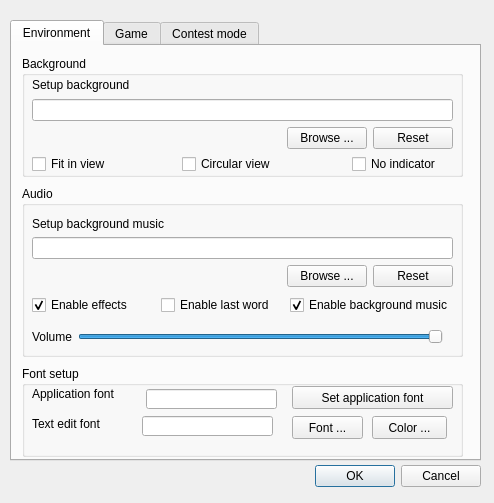
<?xml version="1.0" encoding="UTF-8"?>
<ui version="4.0">
 <class>ConfigDialog</class>
 <widget class="QDialog" name="ConfigDialog">
  <property name="windowModality">
   <enum>Qt::WindowModal</enum>
  </property>
  <property name="geometry">
   <rect>
    <x>0</x>
    <y>0</y>
    <width>494</width>
    <height>503</height>
   </rect>
  </property>
  <property name="windowTitle">
   <string>Config dialog</string>
  </property>
  <widget class="QTabWidget" name="tabWidget">
   <property name="geometry">
    <rect>
     <x>10</x>
     <y>20</y>
     <width>471</width>
     <height>441</height>
    </rect>
   </property>
   <property name="currentIndex">
    <number>0</number>
   </property>
   <widget class="QWidget" name="envTab">
    <attribute name="title">
     <string>Environment</string>
    </attribute>
    <widget class="QGroupBox" name="audioGroupBox">
     <property name="geometry">
      <rect>
       <x>10</x>
       <y>140</y>
       <width>441</width>
       <height>171</height>
      </rect>
     </property>
     <property name="title">
      <string>Audio</string>
     </property>
     <widget class="QWidget" name="layoutWidget1">
      <property name="geometry">
       <rect>
        <x>10</x>
        <y>30</y>
        <width>421</width>
        <height>71</height>
       </rect>
      </property>
      <layout class="QVBoxLayout" name="verticalLayout_5">
       <item>
        <widget class="QLabel" name="setupBgMusicLabel">
         <property name="text">
          <string>Setup background music</string>
         </property>
         <property name="buddy">
          <cstring>bgMusicPathLineEdit</cstring>
         </property>
        </widget>
       </item>
       <item>
        <widget class="QLineEdit" name="bgMusicPathLineEdit">
         <property name="readOnly">
          <bool>true</bool>
         </property>
        </widget>
       </item>
       <item>
        <layout class="QHBoxLayout" name="horizontalLayout_2">
         <item>
          <spacer name="horizontalSpacer_2">
           <property name="orientation">
            <enum>Qt::Horizontal</enum>
           </property>
           <property name="sizeHint" stdset="0">
            <size>
             <width>40</width>
             <height>20</height>
            </size>
           </property>
          </spacer>
         </item>
         <item>
          <widget class="QPushButton" name="browseBgMusicButton">
           <property name="text">
            <string>Browse ...</string>
           </property>
          </widget>
         </item>
         <item>
          <widget class="QPushButton" name="resetBgMusicButton">
           <property name="text">
            <string>Reset</string>
           </property>
          </widget>
         </item>
        </layout>
       </item>
      </layout>
     </widget>
     <widget class="QWidget" name="layoutWidget2">
      <property name="geometry">
       <rect>
        <x>10</x>
        <y>110</y>
        <width>421</width>
        <height>18</height>
       </rect>
      </property>
      <layout class="QHBoxLayout" name="horizontalLayout_3">
       <item>
        <widget class="QCheckBox" name="enableEffectCheckBox">
         <property name="text">
          <string>Enable effects</string>
         </property>
         <property name="checked">
          <bool>true</bool>
         </property>
        </widget>
       </item>
       <item>
        <widget class="QCheckBox" name="enableLastWordCheckBox">
         <property name="text">
          <string>Enable last word</string>
         </property>
        </widget>
       </item>
       <item>
        <widget class="QCheckBox" name="enableBgMusicCheckBox">
         <property name="text">
          <string>Enable background music</string>
         </property>
         <property name="checked">
          <bool>true</bool>
         </property>
        </widget>
       </item>
      </layout>
     </widget>
     <widget class="QWidget" name="layoutWidget3">
      <property name="geometry">
       <rect>
        <x>10</x>
        <y>140</y>
        <width>411</width>
        <height>21</height>
       </rect>
      </property>
      <layout class="QHBoxLayout" name="horizontalLayout_5">
       <item>
        <widget class="QLabel" name="volumeLabel">
         <property name="text">
          <string>Volume</string>
         </property>
         <property name="buddy">
          <cstring>volumeSlider</cstring>
         </property>
        </widget>
       </item>
       <item>
        <widget class="QSlider" name="volumeSlider">
         <property name="maximum">
          <number>100</number>
         </property>
         <property name="value">
          <number>100</number>
         </property>
         <property name="orientation">
          <enum>Qt::Horizontal</enum>
         </property>
        </widget>
       </item>
      </layout>
     </widget>
    </widget>
    <widget class="QGroupBox" name="bgGroupBox">
     <property name="geometry">
      <rect>
       <x>10</x>
       <y>10</y>
       <width>441</width>
       <height>121</height>
      </rect>
     </property>
     <property name="title">
      <string>Background</string>
     </property>
     <widget class="QWidget" name="layoutWidget4">
      <property name="geometry">
       <rect>
        <x>10</x>
        <y>20</y>
        <width>421</width>
        <height>73</height>
       </rect>
      </property>
      <layout class="QVBoxLayout" name="verticalLayout_2">
       <item>
        <layout class="QVBoxLayout" name="verticalLayout">
         <item>
          <widget class="QLabel" name="backgrounSetupLabel">
           <property name="text">
            <string>Setup background</string>
           </property>
           <property name="buddy">
            <cstring>bgPathLineEdit</cstring>
           </property>
          </widget>
         </item>
         <item>
          <widget class="QLineEdit" name="bgPathLineEdit">
           <property name="readOnly">
            <bool>true</bool>
           </property>
          </widget>
         </item>
        </layout>
       </item>
       <item>
        <layout class="QHBoxLayout" name="horizontalLayout">
         <item>
          <spacer name="horizontalSpacer">
           <property name="orientation">
            <enum>Qt::Horizontal</enum>
           </property>
           <property name="sizeHint" stdset="0">
            <size>
             <width>40</width>
             <height>20</height>
            </size>
           </property>
          </spacer>
         </item>
         <item>
          <widget class="QPushButton" name="browseBgButton">
           <property name="text">
            <string>Browse ...</string>
           </property>
          </widget>
         </item>
         <item>
          <widget class="QPushButton" name="resetBgButton">
           <property name="text">
            <string>Reset</string>
           </property>
          </widget>
         </item>
        </layout>
       </item>
      </layout>
     </widget>
     <widget class="QCheckBox" name="fitInViewCheckBox">
      <property name="geometry">
       <rect>
        <x>10</x>
        <y>100</y>
        <width>151</width>
        <height>16</height>
       </rect>
      </property>
      <property name="text">
       <string>Fit in view</string>
      </property>
     </widget>
     <widget class="QCheckBox" name="circularViewCheckBox">
      <property name="geometry">
       <rect>
        <x>160</x>
        <y>100</y>
        <width>101</width>
        <height>16</height>
       </rect>
      </property>
      <property name="text">
       <string>Circular view</string>
      </property>
     </widget>
     <widget class="QCheckBox" name="noIndicatorCheckBox">
      <property name="geometry">
       <rect>
        <x>330</x>
        <y>100</y>
        <width>95</width>
        <height>16</height>
       </rect>
      </property>
      <property name="text">
       <string>No indicator</string>
      </property>
     </widget>
    </widget>
    <widget class="QGroupBox" name="fontSetupGroupBox">
     <property name="geometry">
      <rect>
       <x>10</x>
       <y>320</y>
       <width>441</width>
       <height>91</height>
      </rect>
     </property>
     <property name="title">
      <string>Font setup</string>
     </property>
     <widget class="QPushButton" name="changeAppFontButton">
      <property name="geometry">
       <rect>
        <x>270</x>
        <y>20</y>
        <width>161</width>
        <height>23</height>
       </rect>
      </property>
      <property name="text">
       <string>Set application font</string>
      </property>
     </widget>
     <widget class="QLabel" name="appFontLabel">
      <property name="geometry">
       <rect>
        <x>10</x>
        <y>20</y>
        <width>96</width>
        <height>16</height>
       </rect>
      </property>
      <property name="text">
       <string>Application font</string>
      </property>
      <property name="buddy">
       <cstring>appFontLineEdit</cstring>
      </property>
     </widget>
     <widget class="QLineEdit" name="appFontLineEdit">
      <property name="enabled">
       <bool>true</bool>
      </property>
      <property name="geometry">
       <rect>
        <x>124</x>
        <y>23</y>
        <width>131</width>
        <height>20</height>
       </rect>
      </property>
      <property name="readOnly">
       <bool>true</bool>
      </property>
     </widget>
     <widget class="QLineEdit" name="textEditFontLineEdit">
      <property name="enabled">
       <bool>true</bool>
      </property>
      <property name="geometry">
       <rect>
        <x>120</x>
        <y>50</y>
        <width>131</width>
        <height>20</height>
       </rect>
      </property>
      <property name="readOnly">
       <bool>false</bool>
      </property>
     </widget>
     <widget class="QPushButton" name="setTextEditFontButton">
      <property name="geometry">
       <rect>
        <x>270</x>
        <y>50</y>
        <width>71</width>
        <height>23</height>
       </rect>
      </property>
      <property name="text">
       <string>Font ...</string>
      </property>
     </widget>
     <widget class="QLabel" name="textEditFontLabel">
      <property name="geometry">
       <rect>
        <x>10</x>
        <y>50</y>
        <width>91</width>
        <height>16</height>
       </rect>
      </property>
      <property name="text">
       <string>Text edit font</string>
      </property>
      <property name="buddy">
       <cstring>textEditFontLineEdit</cstring>
      </property>
     </widget>
     <widget class="QPushButton" name="setTextEditColorButton">
      <property name="geometry">
       <rect>
        <x>350</x>
        <y>50</y>
        <width>75</width>
        <height>23</height>
       </rect>
      </property>
      <property name="text">
       <string>Color ...</string>
      </property>
     </widget>
    </widget>
   </widget>
   <widget class="QWidget" name="gameTab">
    <attribute name="title">
     <string>Game</string>
    </attribute>
    <widget class="QWidget" name="layoutWidget5">
     <property name="geometry">
      <rect>
       <x>10</x>
       <y>20</y>
       <width>236</width>
       <height>22</height>
      </rect>
     </property>
     <layout class="QFormLayout" name="formLayout">
      <property name="fieldGrowthPolicy">
       <enum>QFormLayout::AllNonFixedFieldsGrow</enum>
      </property>
      <item row="0" column="0">
       <widget class="QLabel" name="nullificationLabel">
        <property name="text">
         <string>Nullification count down</string>
        </property>
        <property name="buddy">
         <cstring>nullificationSpinBox</cstring>
        </property>
       </widget>
      </item>
      <item row="0" column="1">
       <widget class="QSpinBox" name="nullificationSpinBox">
        <property name="suffix">
         <string> seconds</string>
        </property>
        <property name="minimum">
         <number>5</number>
        </property>
        <property name="maximum">
         <number>15</number>
        </property>
        <property name="value">
         <number>8</number>
        </property>
       </widget>
      </item>
     </layout>
    </widget>
    <widget class="QCheckBox" name="neverNullifyMyTrickCheckBox">
     <property name="geometry">
      <rect>
       <x>10</x>
       <y>60</y>
       <width>239</width>
       <height>16</height>
      </rect>
     </property>
     <property name="text">
      <string>Never nullify my single target trick</string>
     </property>
     <property name="checked">
      <bool>true</bool>
     </property>
    </widget>
    <widget class="QCheckBox" name="minimizecCheckBox">
     <property name="geometry">
      <rect>
       <x>10</x>
       <y>80</y>
       <width>241</width>
       <height>16</height>
      </rect>
     </property>
     <property name="text">
      <string>Minimize the dialog when server runs</string>
     </property>
     <property name="checked">
      <bool>true</bool>
     </property>
     <property name="checked">
      <bool>true</bool>
     </property>
    </widget>
   </widget>
   <widget class="QWidget" name="tab">
    <attribute name="title">
     <string>Contest mode</string>
    </attribute>
    <widget class="QWidget" name="layoutWidget">
     <property name="geometry">
      <rect>
       <x>20</x>
       <y>30</y>
       <width>421</width>
       <height>100</height>
      </rect>
     </property>
     <layout class="QFormLayout" name="formLayout_2">
      <item row="0" column="0">
       <widget class="QLabel" name="smtpServerLabel">
        <property name="text">
         <string>SMTP Server</string>
        </property>
       </widget>
      </item>
      <item row="0" column="1">
       <widget class="QLineEdit" name="smtpServerLineEdit">
        <property name="placeholderText">
         <string>SMTP server's address</string>
        </property>
       </widget>
      </item>
      <item row="1" column="0">
       <widget class="QLabel" name="senderLabel">
        <property name="text">
         <string>Sender</string>
        </property>
       </widget>
      </item>
      <item row="1" column="1">
       <widget class="QLineEdit" name="senderLineEdit">
        <property name="placeholderText">
         <string>The sender's email address</string>
        </property>
       </widget>
      </item>
      <item row="2" column="0">
       <widget class="QLabel" name="passwordLabel">
        <property name="text">
         <string>Password</string>
        </property>
       </widget>
      </item>
      <item row="2" column="1">
       <widget class="QLineEdit" name="passwordLineEdit">
        <property name="placeholderText">
         <string>The password</string>
        </property>
       </widget>
      </item>
      <item row="3" column="0">
       <widget class="QLabel" name="receiverLabel">
        <property name="text">
         <string>Receiver</string>
        </property>
       </widget>
      </item>
      <item row="3" column="1">
       <widget class="QLineEdit" name="receiverLineEdit">
        <property name="placeholderText">
         <string>The receiver's email address</string>
        </property>
       </widget>
      </item>
     </layout>
    </widget>
    <widget class="QCheckBox" name="onlySaveLordCheckBox">
     <property name="geometry">
      <rect>
       <x>20</x>
       <y>140</y>
       <width>191</width>
       <height>16</height>
      </rect>
     </property>
     <property name="text">
      <string>Only save the record of lord</string>
     </property>
    </widget>
   </widget>
  </widget>
  <widget class="QDialogButtonBox" name="buttonBox">
   <property name="geometry">
    <rect>
     <x>140</x>
     <y>460</y>
     <width>341</width>
     <height>32</height>
    </rect>
   </property>
   <property name="orientation">
    <enum>Qt::Horizontal</enum>
   </property>
   <property name="standardButtons">
    <set>QDialogButtonBox::Cancel|QDialogButtonBox::Ok</set>
   </property>
  </widget>
 </widget>
 <resources/>
 <connections>
  <connection>
   <sender>buttonBox</sender>
   <signal>accepted()</signal>
   <receiver>ConfigDialog</receiver>
   <slot>accept()</slot>
   <hints>
    <hint type="sourcelabel">
     <x>248</x>
     <y>254</y>
    </hint>
    <hint type="destinationlabel">
     <x>157</x>
     <y>274</y>
    </hint>
   </hints>
  </connection>
  <connection>
   <sender>buttonBox</sender>
   <signal>rejected()</signal>
   <receiver>ConfigDialog</receiver>
   <slot>reject()</slot>
   <hints>
    <hint type="sourcelabel">
     <x>316</x>
     <y>260</y>
    </hint>
    <hint type="destinationlabel">
     <x>286</x>
     <y>274</y>
    </hint>
   </hints>
  </connection>
 </connections>
</ui>
